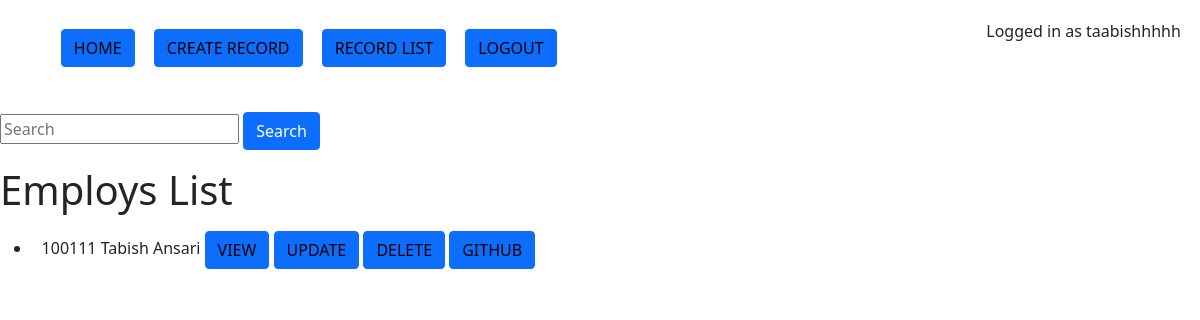
/emp/list/ (signed in), run on an earlier commit of the app's database.
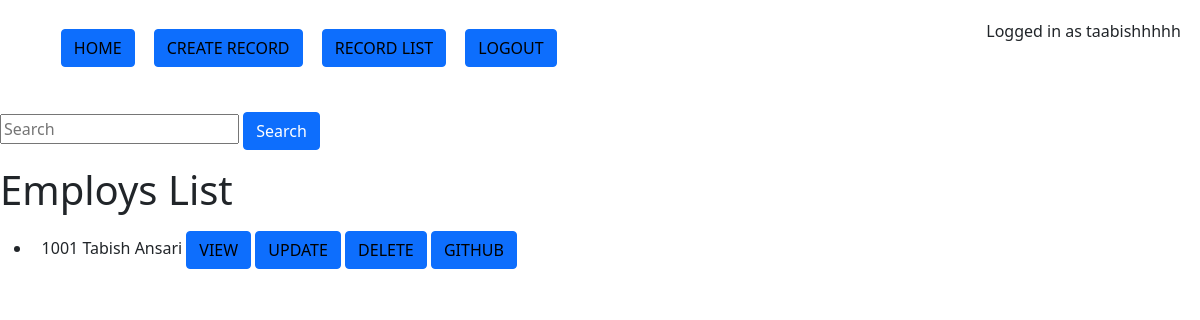
And on a later commit of the database.
### emp/models.py (models this page shows, shortened)
class Employ(models.Model):
    intern = 'Intern'
    sendev = 'Senior Developer'
    jundev = 'Junior Developer'
    hr = 'HR'
    no = '-'
    test = 'Test'
    position_choices = [
                (intern ,'Intern'),
                (sendev ,'Senior Developer'),
                 (jundev ,'Junior Developer'),
                 (hr , 'HR'),
                 (no , '-'),
                 (test , 'Test')
                 ]
    empid = models.AutoField(primary_key=True)
    employID = IntegerField('Employ ID', unique=True, validators=[validate_employID, ])
    fname = models.CharField('First Name', max_length=20, validators= [validate_fname, ])
    lname = models.CharField('Last Name', max_length=20, validators=[validate_lname, ])
    personalEmail = models.EmailField('Personal Email')
    fladdraEmail = models.EmailField('Fladdra Email', validators=[validate_fladdraEmail])
    mobile = models.IntegerField('Mobile No', unique=True, validators=[validate_mobile, ])
    position = models.CharField('Position', max_length=16,choices=position_choices, validators=[validate_position])
    github = models.CharField('Github', max_length=50)
    education = models.CharField('Highest Education', max_length=80)
    address = models.TextField('Address')
    joinedOn = models.DateField('Joined On', default=date.today)
    is_archived = models.BooleanField(default=False, null=True, blank=True)
    def get_delete_url(self):
        return reverse('emp:delete_emp', kwargs = {'empid' : self.empid})
    def get_update_url(self):
        return reverse('emp:update_emp', kwargs = {'empid' : self.empid})
    def get_view_url(self):
        return reverse('emp:view_emp', kwargs = {'empid' : self.empid})
    def get_github_url(self):
        return 'https://github.com/' + self.github
    def get_full_name(self):
        return self.fname + ' ' + self.lname
    class Meta:
        verbose_name = 'Employee'
        verbose_name_plural = 'Employees'

### emp/views.py (the view, shortened to what this page needs)
# urls.py: path('list/', ListEmp.as_view(), name='list_emp'),
class ListEmp(LoginRequiredMixin, ListView):
    template_name = 'emp/list.html'
    model = Employ
    def get_queryset(self):
        queryset = self.model.objects.filter(is_archived=False)
        query = self.request.GET.get('q', None)
        return queryset

### templates/emp/list.html (shortened to what this page needs)
{% include 'navbar.html' %}
{% include 'search.html' %}
<h1>Employs List</h1>
{% if object_list %}
    <ul>
        {% for i in object_list %}
        <li>{{ i.employID }}  {{ i.get_full_name }} <button class="btn btn-primary"><a href=" {{ i.get_view_url }} ">VIEW</a></button> <button class="btn btn-primary"><a href="{{ i.get_update_url }}">UPDATE</a></button> <button class="btn btn-primary"><a href="{{ i.get_delete_url }}">DELETE</a></button> <button class="btn btn-primary"><a href=" {{ i.get_github_url }} " target="_blank">GITHUB</a></button>
        </li>
        {% endfor %}
    </ul>
{% else %}
    <p>No Records</p>
    {% comment %} <p>Use Create Record to add new Records</p> {% endcomment %}
{% endif %}

What changed in the data, as far as the page shows it:
changed Employ "Tabish Ansari": employID "100111" → "1001"
